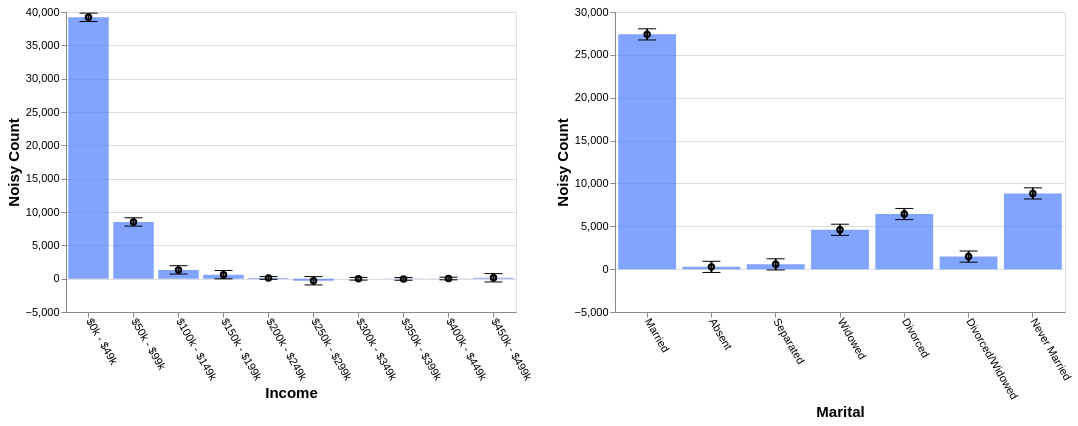

Describe this chart as a Vega-Lite specification.
### Vega-Lite specification from a JSON file in a GitHub repository (floating-point values rounded to 4 significant figures)
{"config": {"view": {"continuousWidth": 400, "continuousHeight": 300}, "axis": {"labelFontSize": 11, "titleFontSize": 15}, "axisBottom": {"labelAngle": 60}}, "hconcat": [{"layer": [{"mark": "bar", "encoding": {"color": {"value": "transparent"}, "tooltip": [{"aggregate": "sum", "field": "noisy_count", "title": "noisy count", "type": "quantitative"}, {"aggregate": "sum", "field": "error", "title": "error", "type": "quantitative"}], "x": {"field": "income", "sort": null, "title": "Income", "type": "ordinal"}}, "height": 300, "selection": {"selector533": {"type": "interval", "encodings": ["x"]}}, "transform": [{"filter": {"selection": "selector534"}}], "width": 450}, {"mark": {"type": "bar", "color": "#4C7FFF", "opacity": 0.7}, "encoding": {"x": {"field": "income", "sort": null, "title": "Income", "type": "ordinal"}, "y": {"aggregate": "sum", "field": "noisy_count", "type": "quantitative"}}, "transform": [{"filter": {"selection": "selector534"}}]}, {"mark": {"type": "tick", "color": "black", "width": 0}, "encoding": {"x": {"field": "income", "sort": null, "title": "Income", "type": "ordinal"}, "y": {"aggregate": "sum", "field": "plus_error", "type": "quantitative"}}, "transform": [{"filter": {"selection": "selector534"}}]}, {"mark": {"type": "tick", "color": "black", "width": 0}, "encoding": {"x": {"field": "income", "sort": null, "title": "Income", "type": "ordinal"}, "y": {"aggregate": "sum", "field": "minus_error", "type": "quantitative"}}, "transform": [{"filter": {"selection": "selector534"}}]}, {"mark": {"type": "point", "color": "black"}, "encoding": {"x": {"field": "income", "sort": null, "title": "Income", "type": "ordinal"}, "y": {"aggregate": "sum", "field": "noisy_count", "title": "Noisy Count", "type": "quantitative"}}, "transform": [{"filter": {"selection": "selector534"}}]}, {"mark": {"type": "rule", "size": 2}, "encoding": {"x": {"field": "income", "sort": null, "title": "Income", "type": "ordinal"}, "y": {"aggregate": "sum", "field": "plus_error", "title": "", "type": "quantitative"}, "y2": {"aggregate": "sum", "field": "minus_error", "title": ""}}, "transform": [{"filter": {"selection": "selector534"}}]}]}, {"layer": [{"mark": "bar", "encoding": {"color": {"value": "transparent"}, "tooltip": [{"aggregate": "sum", "field": "noisy_count", "title": "noisy count", "type": "quantitative"}, {"aggregate": "sum", "field": "error", "title": "error", "type": "quantitative"}], "x": {"field": "marital", "sort": null, "title": "Marital", "type": "ordinal"}}, "height": 300, "selection": {"selector534": {"type": "interval", "encodings": ["x"]}}, "transform": [{"filter": {"selection": "selector533"}}], "width": 450}, {"mark": {"type": "bar", "color": "#4C7FFF", "opacity": 0.7}, "encoding": {"x": {"field": "marital", "sort": null, "title": "Marital", "type": "ordinal"}, "y": {"aggregate": "sum", "field": "noisy_count", "type": "quantitative"}}, "transform": [{"filter": {"selection": "selector533"}}]}, {"mark": {"type": "tick", "color": "black", "width": 0}, "encoding": {"x": {"field": "marital", "sort": null, "title": "Marital", "type": "ordinal"}, "y": {"aggregate": "sum", "field": "plus_error", "type": "quantitative"}}, "transform": [{"filter": {"selection": "selector533"}}]}, {"mark": {"type": "tick", "color": "black", "width": 0}, "encoding": {"x": {"field": "marital", "sort": null, "title": "Marital", "type": "ordinal"}, "y": {"aggregate": "sum", "field": "minus_error", "type": "quantitative"}}, "transform": [{"filter": {"selection": "selector533"}}]}, {"mark": {"type": "point", "color": "black"}, "encoding": {"x": {"field": "marital", "sort": null, "title": "Marital", "type": "ordinal"}, "y": {"aggregate": "sum", "field": "noisy_count", "title": "Noisy Count", "type": "quantitative"}}, "transform": [{"filter": {"selection": "selector533"}}]}, {"mark": {"type": "rule", "size": 2}, "encoding": {"x": {"field": "marital", "sort": null, "title": "Marital", "type": "ordinal"}, "y": {"aggregate": "sum", "field": "plus_error", "title": "", "type": "quantitative"}, "y2": {"aggregate": "sum", "field": "minus_error", "title": ""}}, "transform": [{"filter": {"selection": "selector533"}}]}]}], "data": {"name": "data-fde5529e18cf4379c5331b2be38360be"}, "$schema": "https://vega.github.io/schema/vega-lite/v4.17.0.json", "datasets": {"data-fde5529e18cf4379c5331b2be38360be": [{"income": "$0k - $49k", "marital": "Married", "noisy_count": 18910.0, "true_count": 18730.0, "plus_error": 19000.0, "minus_error": 18820.0, "error": 89.4}, {"income": "$0k - $49k", "marital": "Absent", "noisy_count": 84.4, "true_count": 91.0, "plus_error": 173.8, "minus_error": -5.1, "error": 89.4}, {"income": "$0k - $49k", "marital": "Separated", "noisy_count": 580.2, "true_count": 622.0, "plus_error": 669.6, "minus_error": 490.8, "error": 89.4}, {"income": "$0k - $49k", "marital": "Widowed", "noisy_count": 4492.0, "true_count": 4450.0, "plus_error": 4582.0, "minus_error": 4403.0, "error": 89.4}, {"income": "$0k - $49k", "marital": "Divorced", "noisy_count": 6121.0, "true_count": 6076.0, "plus_error": 6211.0, "minus_error": 6032.0, "error": 89.4}, {"income": "$0k - $49k", "marital": "Divorced/Widowed", "noisy_count": 1378.0, "true_count": 1315.0, "plus_error": 1468.0, "minus_error": 1289.0, "error": 89.4}, {"income": "$0k - $49k", "marital": "Never Married", "noisy_count": 7640.0, "true_count": 7665.0, "plus_error": 7729.0, "minus_error": 7550.0, "error": 89.4}, {"income": "$50k - $99k", "marital": "Married", "noisy_count": 6864.0, "true_count": 6704.0, "plus_error": 6953.0, "minus_error": 6774.0, "error": 89.4}, {"income": "$50k - $99k", "marital": "Absent", "noisy_count": -4.7, "true_count": 24.0, "plus_error": 84.7, "minus_error": -94.2, "error": 89.4}, {"income": "$50k - $99k", "marital": "Separated", "noisy_count": 157.1, "true_count": 76.0, "plus_error": 246.5, "minus_error": 67.6, "error": 89.4}, {"income": "$50k - $99k", "marital": "Widowed", "noisy_count": 87.8, "true_count": 250.0, "plus_error": 177.2, "minus_error": -1.7, "error": 89.4}, {"income": "$50k - $99k", "marital": "Divorced", "noisy_count": 495.4, "true_count": 650.0, "plus_error": 584.8, "minus_error": 405.9, "error": 89.4}, {"income": "$50k - $99k", "marital": "Divorced/Widowed", "noisy_count": 104.7, "true_count": 75.0, "plus_error": 194.1, "minus_error": 15.2, "error": 89.4}, {"income": "$50k - $99k", "marital": "Never Married", "noisy_count": 802.2, "true_count": 748.0, "plus_error": 891.7, "minus_error": 712.8, "error": 89.4}, {"income": "$100k - $149k", "marital": "Married", "noisy_count": 1007.0, "true_count": 937.0, "plus_error": 1097.0, "minus_error": 917.9, "error": 89.4}, {"income": "$100k - $149k", "marital": "Absent", "noisy_count": 65.1, "true_count": 2.0, "plus_error": 154.5, "minus_error": -24.4, "error": 89.4}, {"income": "$100k - $149k", "marital": "Separated", "noisy_count": -151.1, "true_count": 8.0, "plus_error": -61.6, "minus_error": -240.5, "error": 89.4}, {"income": "$100k - $149k", "marital": "Widowed", "noisy_count": 107.1, "true_count": 22.0, "plus_error": 196.6, "minus_error": 17.7, "error": 89.4}, {"income": "$100k - $149k", "marital": "Divorced", "noisy_count": 45.4, "true_count": 78.0, "plus_error": 134.9, "minus_error": -44.0, "error": 89.4}, {"income": "$100k - $149k", "marital": "Divorced/Widowed", "noisy_count": 31.7, "true_count": 7.0, "plus_error": 121.1, "minus_error": -57.7, "error": 89.4}, {"income": "$100k - $149k", "marital": "Never Married", "noisy_count": 210.0, "true_count": 95.0, "plus_error": 299.4, "minus_error": 120.5, "error": 89.4}, {"income": "$150k - $199k", "marital": "Married", "noisy_count": 477.3, "true_count": 524.0, "plus_error": 566.7, "minus_error": 387.8, "error": 89.4}, {"income": "$150k - $199k", "marital": "Absent", "noisy_count": 60.5, "true_count": 0.0, "plus_error": 149.9, "minus_error": -28.9, "error": 89.4}, {"income": "$150k - $199k", "marital": "Separated", "noisy_count": 2.6, "true_count": 4.0, "plus_error": 92.0, "minus_error": -86.9, "error": 89.4}, {"income": "$150k - $199k", "marital": "Widowed", "noisy_count": 32.5, "true_count": 7.0, "plus_error": 121.9, "minus_error": -57.0, "error": 89.4}, {"income": "$150k - $199k", "marital": "Divorced", "noisy_count": -152.4, "true_count": 27.0, "plus_error": -63.0, "minus_error": -241.9, "error": 89.4}, {"income": "$150k - $199k", "marital": "Divorced/Widowed", "noisy_count": 40.7, "true_count": 3.0, "plus_error": 130.2, "minus_error": -48.7, "error": 89.4}, {"income": "$150k - $199k", "marital": "Never Married", "noisy_count": 142.7, "true_count": 44.0, "plus_error": 232.1, "minus_error": 53.2, "error": 89.4}, {"income": "$200k - $249k", "marital": "Married", "noisy_count": 118.4, "true_count": 111.0, "plus_error": 147.3, "minus_error": 89.5, "error": 28.9}, {"income": "$200k - $249k", "marital": "Absent", "noisy_count": 11.9, "true_count": 0.0, "plus_error": 40.8, "minus_error": -17.0, "error": 28.9}, {"income": "$200k - $249k", "marital": "Separated", "noisy_count": -3.1, "true_count": 1.0, "plus_error": 25.8, "minus_error": -31.9, "error": 28.9}, {"income": "$200k - $249k", "marital": "Widowed", "noisy_count": -6.6, "true_count": 4.0, "plus_error": 22.3, "minus_error": -35.5, "error": 28.9}, {"income": "$200k - $249k", "marital": "Divorced", "noisy_count": 12.6, "true_count": 13.0, "plus_error": 41.5, "minus_error": -16.2, "error": 28.9}, {"income": "$200k - $249k", "marital": "Divorced/Widowed", "noisy_count": -54.8, "true_count": 3.0, "plus_error": -25.9, "minus_error": -83.7, "error": 28.9}, {"income": "$200k - $249k", "marital": "Never Married", "noisy_count": 27.5, "true_count": 5.0, "plus_error": 56.4, "minus_error": -1.4, "error": 28.9}, {"income": "$250k - $299k", "marital": "Married", "noisy_count": -58.9, "true_count": 41.0, "plus_error": 30.5, "minus_error": -148.3, "error": 89.4}, {"income": "$250k - $299k", "marital": "Absent", "noisy_count": 76.5, "true_count": 0.0, "plus_error": 166.0, "minus_error": -12.9, "error": 89.4}, {"income": "$250k - $299k", "marital": "Separated", "noisy_count": -6.3, "true_count": 0.0, "plus_error": 83.2, "minus_error": -95.7, "error": 89.4}, {"income": "$250k - $299k", "marital": "Widowed", "noisy_count": -72.2, "true_count": 0.0, "plus_error": 17.2, "minus_error": -161.7, "error": 89.4}, {"income": "$250k - $299k", "marital": "Divorced", "noisy_count": -106.7, "true_count": 5.0, "plus_error": -17.3, "minus_error": -196.2, "error": 89.4}, {"income": "$250k - $299k", "marital": "Divorced/Widowed", "noisy_count": -111.3, "true_count": 0.0, "plus_error": -21.8, "minus_error": -200.7, "error": 89.4}, {"income": "$250k - $299k", "marital": "Never Married", "noisy_count": -34.6, "true_count": 0.0, "plus_error": 54.8, "minus_error": -124.1, "error": 89.4}, {"income": "$300k - $349k", "marital": "Married", "noisy_count": 2.5, "true_count": 11.0, "plus_error": 31.2, "minus_error": -26.1, "error": 28.7}, {"income": "$300k - $349k", "marital": "Absent", "noisy_count": -35.2, "true_count": 0.0, "plus_error": -6.5, "minus_error": -63.9, "error": 28.7}, {"income": "$300k - $349k", "marital": "Separated", "noisy_count": 9.9, "true_count": 0.0, "plus_error": 38.5, "minus_error": -18.8, "error": 28.7}, {"income": "$300k - $349k", "marital": "Widowed", "noisy_count": -18.1, "true_count": 0.0, "plus_error": 10.5, "minus_error": -46.8, "error": 28.7}, {"income": "$300k - $349k", "marital": "Divorced", "noisy_count": -8.3, "true_count": 1.0, "plus_error": 20.4, "minus_error": -36.9, "error": 28.7}, {"income": "$300k - $349k", "marital": "Divorced/Widowed", "noisy_count": 4.8, "true_count": 0.0, "plus_error": 33.5, "minus_error": -23.8, "error": 28.7}, {"income": "$300k - $349k", "marital": "Never Married", "noisy_count": 31.7, "true_count": 0.0, "plus_error": 60.3, "minus_error": 3.0, "error": 28.7}, {"income": "$350k - $399k", "marital": "Married", "noisy_count": -6.1, "true_count": 2.0, "plus_error": 22.5, "minus_error": -34.6, "error": 28.6}, {"income": "$350k - $399k", "marital": "Absent", "noisy_count": -5.6, "true_count": 0.0, "plus_error": 23.0, "minus_error": -34.2, "error": 28.6}, {"income": "$350k - $399k", "marital": "Separated", "noisy_count": -36.5, "true_count": 0.0, "plus_error": -7.9, "minus_error": -65.1, "error": 28.6}, {"income": "$350k - $399k", "marital": "Widowed", "noisy_count": 2.2, "true_count": 0.0, "plus_error": 30.8, "minus_error": -26.4, "error": 28.6}, {"income": "$350k - $399k", "marital": "Divorced", "noisy_count": 17.6, "true_count": 0.0, "plus_error": 46.2, "minus_error": -11.0, "error": 28.6}, {"income": "$350k - $399k", "marital": "Divorced/Widowed", "noisy_count": -17.7, "true_count": 0.0, "plus_error": 10.8, "minus_error": -46.3, "error": 28.6}, {"income": "$350k - $399k", "marital": "Never Married", "noisy_count": 7.2, "true_count": 0.0, "plus_error": 35.8, "minus_error": -21.4, "error": 28.6}, {"income": "$400k - $449k", "marital": "Married", "noisy_count": -3.6, "true_count": 2.0, "plus_error": 24.9, "minus_error": -32.1, "error": 28.5}, {"income": "$400k - $449k", "marital": "Absent", "noisy_count": -17.5, "true_count": 0.0, "plus_error": 11.0, "minus_error": -46.0, "error": 28.5}, {"income": "$400k - $449k", "marital": "Separated", "noisy_count": 8.5, "true_count": 0.0, "plus_error": 37.0, "minus_error": -20.0, "error": 28.5}, {"income": "$400k - $449k", "marital": "Widowed", "noisy_count": 20.1, "true_count": 0.0, "plus_error": 48.6, "minus_error": -8.4, "error": 28.5}, {"income": "$400k - $449k", "marital": "Divorced", "noisy_count": 13.1, "true_count": 0.0, "plus_error": 41.6, "minus_error": -15.4, "error": 28.5}, {"income": "$400k - $449k", "marital": "Divorced/Widowed", "noisy_count": 10.5, "true_count": 0.0, "plus_error": 39.0, "minus_error": -18.1, "error": 28.5}, {"income": "$400k - $449k", "marital": "Never Married", "noisy_count": -2.2, "true_count": 0.0, "plus_error": 26.3, "minus_error": -30.7, "error": 28.5}, {"income": "$450k - $499k", "marital": "Married", "noisy_count": 81.5, "true_count": 1.0, "plus_error": 170.9, "minus_error": -8.0, "error": 89.4}, {"income": "$450k - $499k", "marital": "Absent", "noisy_count": 29.5, "true_count": 0.0, "plus_error": 119.0, "minus_error": -59.9, "error": 89.4}, {"income": "$450k - $499k", "marital": "Separated", "noisy_count": -3.3, "true_count": 0.0, "plus_error": 86.1, "minus_error": -92.7, "error": 89.4}, {"income": "$450k - $499k", "marital": "Widowed", "noisy_count": -52.6, "true_count": 0.0, "plus_error": 36.8, "minus_error": -142.1, "error": 89.4}, {"income": "$450k - $499k", "marital": "Divorced", "noisy_count": -8.9, "true_count": 0.0, "plus_error": 80.5, "minus_error": -98.3, "error": 89.4}, {"income": "$450k - $499k", "marital": "Divorced/Widowed", "noisy_count": 76.9, "true_count": 0.0, "plus_error": 166.3, "minus_error": -12.6, "error": 89.4}, {"income": "$450k - $499k", "marital": "Never Married", "noisy_count": 10.7, "true_count": 0.0, "plus_error": 100.1, "minus_error": -78.8, "error": 89.4}]}}
